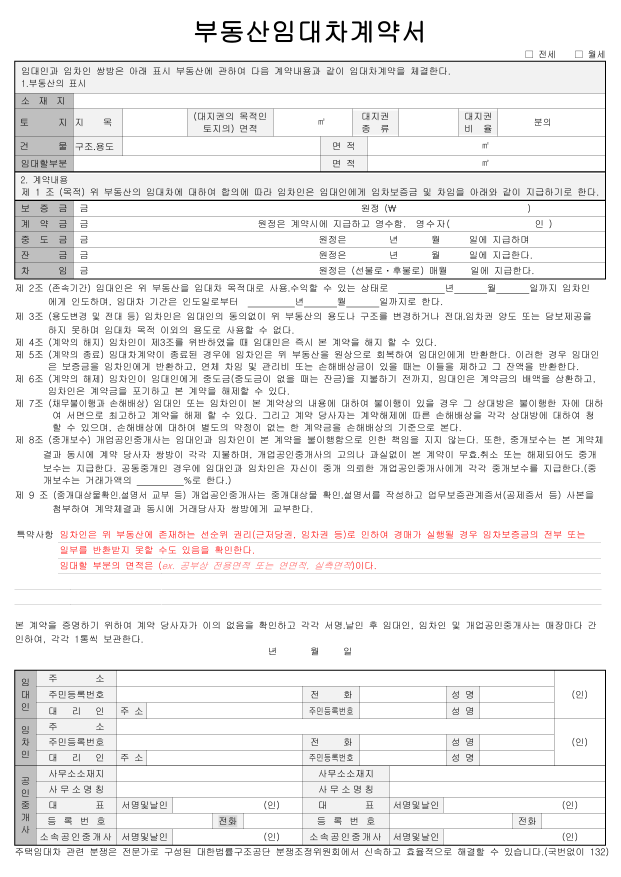
#> input picture gt/template.png, 2481 x 3508 px (shown at 1/4 size)
$ python -i h1_quality.py   (imports and definitions only)   (older library calls are emulated)
#> lines starting #> are read from the running program, lines starting #| are printed output that depends on the picture; pictures that were not available may be replaced by others from this repository, and a replacement may not be noted
### scripts/make_gt_roi.py
"""
실험 B용 Ground Truth ROI 생성

사용법:
    python make_gt_roi.py <image_path> [<image_path> ...]

양식 PDF를 렌더링한 기준 이미지(gt/template.png) 위에 우선 평가 필드의 칸 좌표를
한 번만 정의해 두고, 각 촬영본과 기준 이미지 사이의 호모그래피(SIFT + RANSAC)로
그 칸을 촬영본 좌표로 옮긴다.

- gt/gt_roi.json            : 이미지별 필드 ROI (4점 quad + 외접 bbox, 원본 이미지 좌표)
- gt/check/<stem>_roi.jpg   : ROI를 원본 위에 그린 확인용 이미지 (육안 검수용)

주의: 이 ROI는 "정답 칸"을 옮긴 것이므로 반드시 check 이미지를 눈으로 검수한 뒤
GT로 사용한다. (ROI 자동 검출 알고리즘이 아니라 GT 라벨링 보조 도구)
"""

import sys
import json
from pathlib import Path

import cv2
import numpy as np

ROOT = Path(__file__).resolve().parent.parent
GT_DIR = ROOT / "gt"
CHECK_DIR = GT_DIR / "check"
TEMPLATE_PATH = GT_DIR / "template.png"

# 기준 이미지(gt/template.png, 2481x3508, 300dpi) 위의 필드 칸 좌표 [x1, y1, x2, y2].
# 인쇄된 라벨("소재지", "금", "원정 (₩", "성 명" 등)은 제외하고 손글씨가 들어가는 칸만 잡는다.
TEMPLATE_FIELDS = {
    "address": [294, 372, 2418, 434],        # 소재지
    "deposit_kor": [365, 803, 1440, 865],    # 보증금 - 한글 금액 (금 ~ 원정 사이)
    "deposit_num": [1590, 803, 2110, 865],   # 보증금 - 숫자 금액 (₩ ~ ) 사이)
    "down_payment": [365, 865, 1025, 927],   # 계약금 - 한글 금액 (금 ~ 원정은 사이)
    "lessor_name": [1917, 2744, 2215, 2809], # 임대인 성명
    "lessee_name": [1917, 2938, 2215, 3000], # 임차인 성명
}

# 자동 정합이 실패한 칸은 원본 이미지 좌표로 직접 지정한다 (육안 라벨링).
# sample_7(#7 접힘): 인쇄 글자와 표 선이 종이 위에서 한 줄 가까이 어긋나 인쇄돼 있어서
# SIFT 매칭점이 서로 모순되고, 상단 필드의 호모그래피가 크게 틀어진다.
# 하단 성명 칸은 자동 결과가 정확해서 그대로 쓴다.
MANUAL_OVERRIDES = {
    "sample_7.JPG": {
        # 행이 오른쪽으로 갈수록 올라가 있어서 손글씨가 끝나는 지점까지만 잡는다.
        "address": [[630, 530], [1700, 526], [1700, 585], [630, 590]],
        # 이 장은 인쇄 글자 줄이 칸 안을 지나가므로 손글씨가 있는 부분으로 좁힌다.
        "deposit_kor": [[1330, 878], [1700, 878], [1700, 928], [1330, 928]],
        "deposit_num": [[1850, 850], [2330, 850], [2330, 900], [1850, 900]],
        # 계약금은 미기입. "원정은 계약시에" 인쇄 줄 왼쪽 빈칸을 ROI로 둔다.
        "down_payment": [[674, 904], [1283, 904], [1283, 954], [674, 954]],
    },
}

# 매칭용 축소 배율 (원본 4032px 그대로 SIFT를 돌리면 느리고 메모리를 많이 씀)
MATCH_MAX_SIDE = 1600
# 필드별 로컬 호모그래피에 쓸 매칭점 범위(기준 이미지 px)와 최소 개수
LOCAL_BAND = 300
MIN_LOCAL_POINTS = 40


def _resize(img, max_side):
    scale = max_side / max(img.shape[:2])
    if scale >= 1:
        return img, 1.0
    return cv2.resize(img, None, fx=scale, fy=scale, interpolation=cv2.INTER_AREA), scale


def find_homography(template_gray, photo_gray):
    """template 좌표 -> photo 좌표 호모그래피와 inlier 수를 반환한다."""
    t_small, t_scale = _resize(template_gray, MATCH_MAX_SIDE)
    p_small, p_scale = _resize(photo_gray, MATCH_MAX_SIDE)

    sift = cv2.SIFT_create(nfeatures=8000)
    kp_t, des_t = sift.detectAndCompute(t_small, None)
    kp_p, des_p = sift.detectAndCompute(p_small, None)

    matcher = cv2.FlannBasedMatcher({"algorithm": 1, "trees": 5}, {"checks": 64})
    good = []
    for pair in matcher.knnMatch(des_t, des_p, k=2):
        if len(pair) == 2 and pair[0].distance < 0.75 * pair[1].distance:
            good.append(pair[0])

    src = np.float32([kp_t[m.queryIdx].pt for m in good]) / t_scale
    dst = np.float32([kp_p[m.trainIdx].pt for m in good]) / p_scale
    H, mask = cv2.findHomography(src, dst, cv2.RANSAC, 8.0)
    inl = mask.ravel().astype(bool)
    return H, src[inl], dst[inl], len(good)


# [79 lines left out: functions local_homography, project_fields, draw_check, main, not called in this run]


# [2 lines that do not run on import are left out]

### scripts/h1_quality.py
"""
H1 검증 - "Text bbox는 한국어 자체보다 이미지 품질의 영향을 더 크게 받는다"

양식에 인쇄된 글자(한글 약 1,700자)는 10장 모두 내용이 같다. 이 인쇄 글자의 재현율과 CER을 장별로
비교하면 글자 내용(한국어)을 고정한 채 이미지 품질의 영향만 볼 수 있다. 정답은 양식 PDF의 텍스트
레이어(pdftotext -bbox)에서 가져온다.

사용법:
    # 1) 호모그래피, 품질 지표, 전처리 이미지(CLAHE / 원근 보정) 생성
    python h1_quality.py prepare sample_data_jpg/sample_data_v1/sample_{1..10}.JPG

    # 2) 전처리 이미지 전체 OCR (ocr_baseline.py)
    python ocr_baseline.py results/h1/images/clahe/*.jpg --out-dir results/h1/ocr/clahe --no-vis
    python ocr_baseline.py results/h1/images/rectified/*.jpg --out-dir results/h1/ocr/rectified --no-vis

    # 3) 인쇄 글자 평가 (원본 / CLAHE는 촬영본 좌표, 원근 보정본은 양식 좌표)
    python h1_quality.py printed results original photo
    python h1_quality.py printed results/h1/ocr/clahe clahe photo
    python h1_quality.py printed results/h1/ocr/rectified rectified template

    # 4) 종합 표
    python h1_quality.py report

출력: results/h1/ (quality_metrics.json, printed_<variant>.json, summary.md)
"""

import sys
import json
import re
import subprocess
import html
from pathlib import Path

import cv2
import numpy as np

sys.path.insert(0, str(Path(__file__).resolve().parent))
from make_gt_roi import (  # noqa: E402
    TEMPLATE_PATH, TEMPLATE_FIELDS, find_homography, local_homography,
)
from evaluate_fields import assign_full_ocr, levenshtein  # noqa: E402
from ocr_baseline import DET_LIMIT_SIDE_LEN  # noqa: E402

ROOT = Path(__file__).resolve().parent.parent
H1_DIR = ROOT / "results" / "h1"
FORM_PDF = ROOT / "contractForm" / "**부동산임대차계약서_양식.pdf"
WORDS_PATH = ROOT / "gt" / "template_words.json"
PT_TO_PX = 300 / 72  # gt/template.png 는 300dpi 렌더링

HANGUL = re.compile(r"[가-힣]")
# 인쇄 글자 평가: 위아래 여유를 작게 (인쇄 글자는 줄을 넘지 않음), 박스 통째 배정은 끔
LINE_PAD = 0.15
NO_WHOLE_BOX = 1.01


# ---------------------------------------------------------------- 인쇄 글자 정답

def template_words():
    if WORDS_PATH.exists():
        return json.loads(WORDS_PATH.read_text(encoding="utf-8"))
    out = subprocess.run(
        ["pdftotext", "-f", "1", "-l", "1", "-bbox", str(FORM_PDF), "-"],
        capture_output=True, text=True, check=True,
    ).stdout
    words = []
    for m in re.finditer(
        r'<word xMin="([\d.]+)" yMin="([\d.]+)" xMax="([\d.]+)" yMax="([\d.]+)">(.*?)</word>', out
    ):
        x1, y1, x2, y2 = (float(v) * PT_TO_PX for v in m.groups()[:4])
        words.append({"text": html.unescape(m.group(5)), "bbox": [round(x1), round(y1), round(x2), round(y2)]})
    WORDS_PATH.write_text(json.dumps(words, ensure_ascii=False, indent=1), encoding="utf-8")
    return words


# ---------------------------------------------------------------- 품질 지표

def quality_metrics(photo, H):
    """원근 보정한 문서(양식 좌표계)에서 품질 지표를 잰다. 모든 장이 같은 좌표계라 비교 가능."""
    tw, th = 2481, 3508
    rect = cv2.warpPerspective(photo, np.linalg.inv(H), (tw, th), borderValue=(255, 255, 255))
    gray = cv2.cvtColor(rect, cv2.COLOR_BGR2GRAY)
    inner = gray[100:th - 100, 100:tw - 100]  # 가장자리(보정 경계) 제외

    # 조명 불균일: 글자를 지운 배경 밝기(큰 커널 closing)의 변동계수
    bg = cv2.morphologyEx(inner, cv2.MORPH_CLOSE, cv2.getStructuringElement(cv2.MORPH_RECT, (61, 61)))
    bg = cv2.GaussianBlur(bg, (0, 0), 25)

    # 기하: 양식 중심에서의 국소 배율(=유효 해상도), 상단 변 기울기, 좌우 변 길이 비(원근 왜곡)
    def proj(pts):
        return cv2.perspectiveTransform(np.float32(pts).reshape(-1, 1, 2), H).reshape(-1, 2)

    c = np.array([tw / 2, th / 2])
    p0, px, py = proj([c, c + [1, 0], c + [0, 1]])
    scale = float(np.sqrt(abs(np.cross(px - p0, py - p0))))
    tl, tr, br, bl = proj([[0, 0], [tw, 0], [tw, th], [0, th]])
    tilt = float(np.degrees(np.arctan2(tr[1] - tl[1], tr[0] - tl[0])))
    left, right = np.linalg.norm(bl - tl), np.linalg.norm(br - tr)
    top, bottom = np.linalg.norm(tr - tl), np.linalg.norm(br - bl)

    return rect, {
        "brightness": float(inner.mean()),
        "contrast_p95_p5": float(np.percentile(inner, 95) - np.percentile(inner, 5)),
        "sharpness_lap_var": float(cv2.Laplacian(inner, cv2.CV_64F).var()),
        "illum_nonuniformity_cv": float(bg.std() / bg.mean()),
        "effective_dpi": round(300 * scale, 1),
        "tilt_deg": round(tilt, 2),
        "keystone_ratio": round(float(max(left / right, right / left, top / bottom, bottom / top)), 3),
    }


def clahe(photo):
    lab = cv2.cvtColor(photo, cv2.COLOR_BGR2LAB)
    lab[:, :, 0] = cv2.createCLAHE(clipLimit=2.0, tileGridSize=(16, 16)).apply(lab[:, :, 0])
    return cv2.cvtColor(lab, cv2.COLOR_LAB2BGR)


def cmd_prepare(paths):
#> called with paths = '../sample.jpg'
    template_words()
#> (the call stopped at in template_words, `out = subprocess.run( ["pdftotext", "-f", "1", "-l", "1", "-bbox", str..`: subprocess is not available in this run)
    template_gray = cv2.imread(str(TEMPLATE_PATH), cv2.IMREAD_GRAYSCALE)
#> template_gray: shape (3508, 2481); min 0, max 255, mean 238.6
    for sub in ["images/clahe", "images/rectified", "homography"]:
        (H1_DIR / sub).mkdir(parents=True, exist_ok=True)

    metrics_path = H1_DIR / "quality_metrics.json"
    metrics = json.loads(metrics_path.read_text(encoding="utf-8")) if metrics_path.exists() else {}
    rect_roi = {}
    for p in paths:
        path = Path(p).resolve()
        photo = cv2.imread(str(path))  # EXIF 회전 적용. 저장본은 회전이 반영된 픽셀이라 좌표가 그대로 맞음
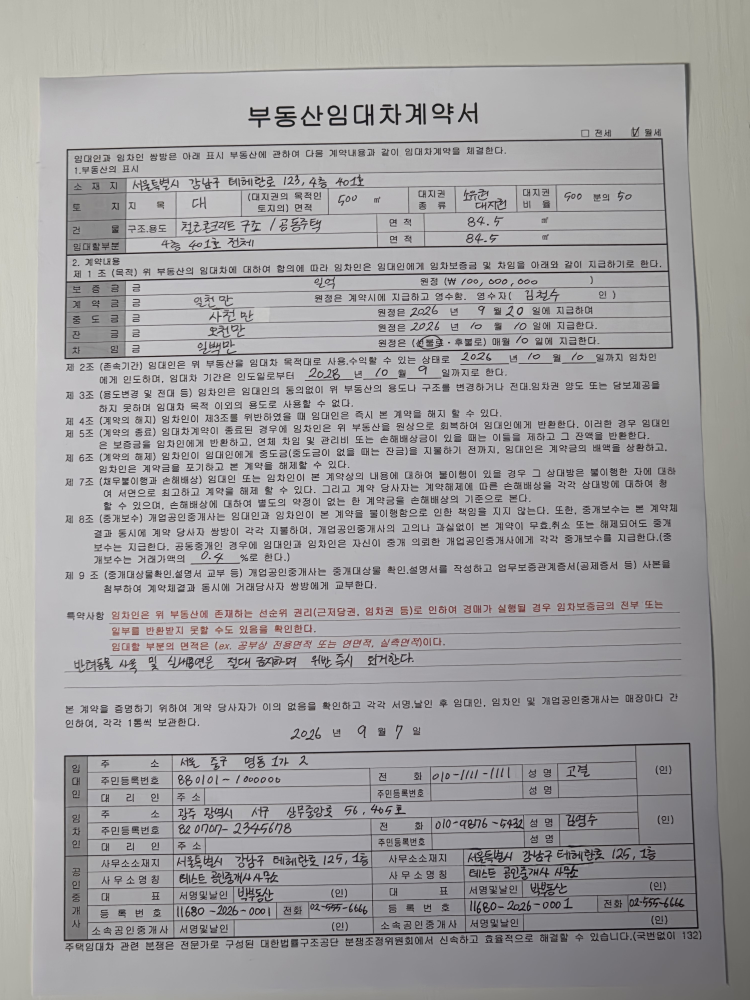
#> input picture sample.jpg, 3000 x 4000 px, given in place of scripts, which was not available (shown at 1/4 size)
#> photo is the input picture: shape (4000, 3000, 3); mean B, G, R 161.1, 160.1, 161.4
        H, src, dst, n_good = find_homography(template_gray, cv2.cvtColor(photo, cv2.COLOR_BGR2GRAY))
#> in find_homography, `t_small, t_scale = _resize(template_gray, MATCH_MAX_SIDE)`:
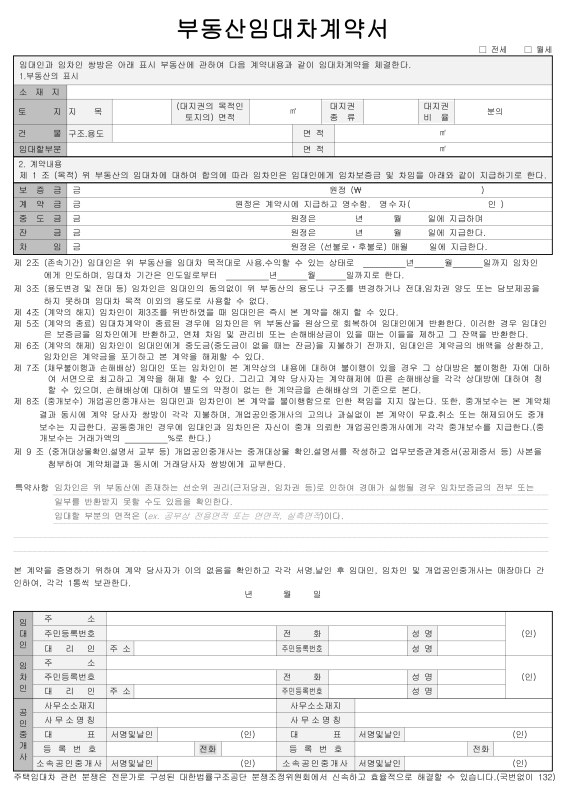
#> t_small: shape (1600, 1132) (shown at 1/2 size); min 0, max 255, mean 238.6
#> in find_homography, `t_small, t_scale = _resize(template_gray, MATCH_MAX_SIDE)`: t_scale = 0.456
#> in find_homography, `p_small, p_scale = _resize(photo_gray, MATCH_MAX_SIDE)`: p_scale = 0.4
#> in find_homography, `kp_t, des_t = sift.detectAndCompute(t_small, None)`: kp_t = 8000 keypoints; strongest (x, y, size): (464, 41, 3.3), (667, 40, 3.2), (483, 75, 3), (667, 75, 3.2)
#> in find_homography, `kp_p, des_p = sift.detectAndCompute(p_small, None)`: kp_p = 8000 keypoints; strongest (x, y, size): (460, 184, 2.7), (595, 169, 3), (453, 184, 2.7), (552, 170, 3.2)
#> after the loop in find_homography, `for pair in matcher.knnMatch(des_t, des_p, k=2):`: good = 1415 matches
#> in find_homography, `src = np.float32([kp_t[m.queryIdx].pt for m in good]) / t_scale`: src = 1415 pairs, first value 59.04 to 2420.4, second value 87.55 to 3415.1
#> in find_homography, `dst = np.float32([kp_p[m.trainIdx].pt for m in good]) / p_scale`: dst = 1415 pairs, first value 260.3 to 2772.9, second value 416.1 to 3791.7
#> in find_homography, `H, mask = cv2.findHomography(src, dst, cv2.RANSAC, 8.0)`: H = [[1.01, -0.0067, 198.8], [-0.0172, 0.938, 360.6], [9.98e-07, -1.85e-05, 1]]; mask = 1415 values, max 1 at index 0, min 0 at index 1, mean 0.572
#> src = 809 pairs, first value 59.09 to 2420.4, second value 87.55 to 3414.1; dst = 809 pairs, first value 260.3 to 2772.9, second value 416.1 to 3791.7; n_good = 1415
        reproj = np.linalg.norm(cv2.perspectiveTransform(src.reshape(-1, 1, 2), H).reshape(-1, 2) - dst, axis=1)
#> reproj = 809 values, max 7.8 at index 425, min 0.0948 at index 676, mean 3.72
        np.savez(H1_DIR / "homography" / f"{path.stem}.npz", H=H, src=src, dst=dst)

        rect, m = quality_metrics(photo, H)
#> in quality_metrics, `rect = cv2.warpPerspective(photo, np.linalg.inv(H), (tw, th), borderVa..`:
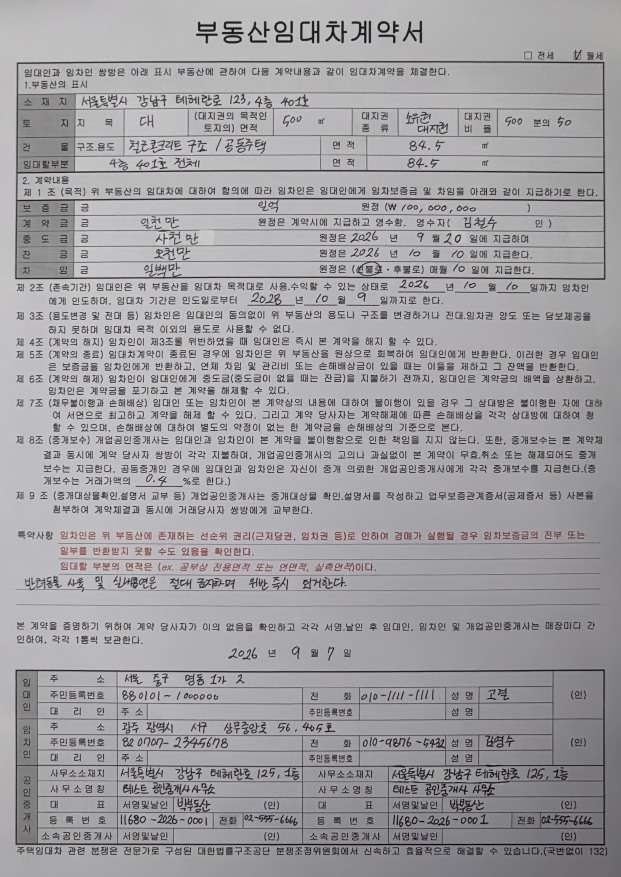
#> rect: shape (3508, 2481, 3) (shown at 1/4 size); mean B, G, R 161.1, 158.1, 159.7
#> in quality_metrics, `inner = gray[100:th - 100, 100:tw - 100]`:
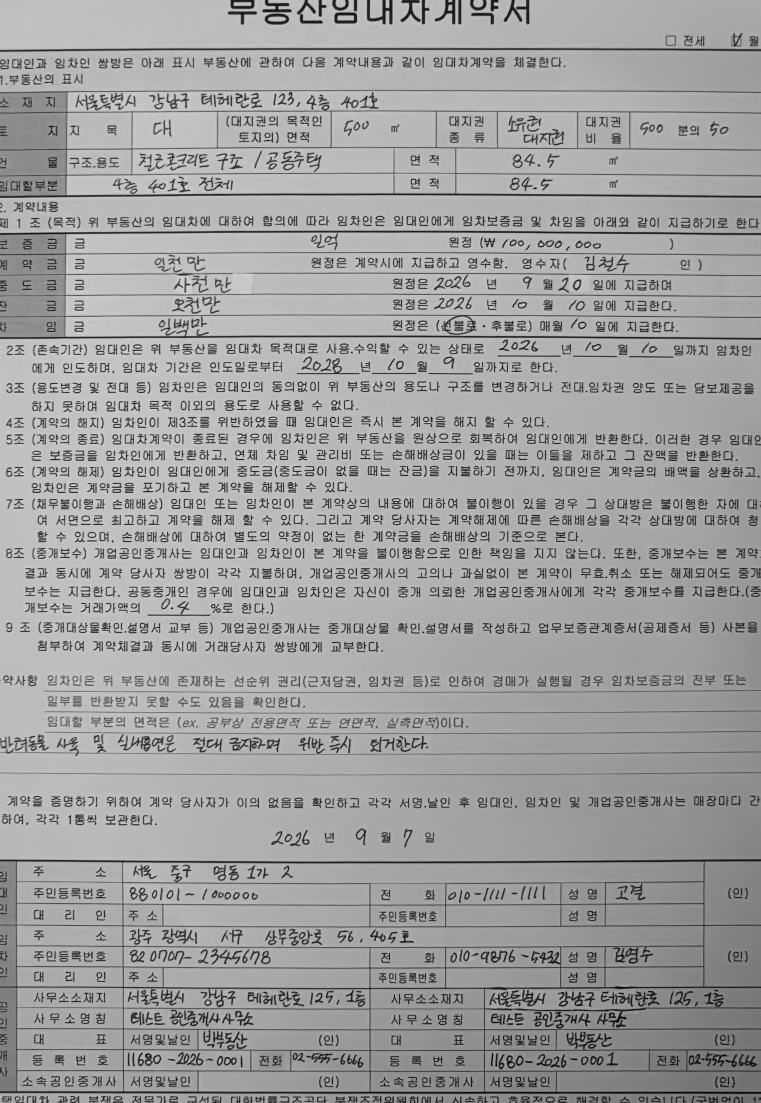
#> inner: shape (3308, 2281) (shown at 1/3 size); min 0, max 218, mean 158.9
#> in quality_metrics, `bg = cv2.morphologyEx(inner, cv2.MORPH_CLOSE, cv2.getStructuringElemen..`:
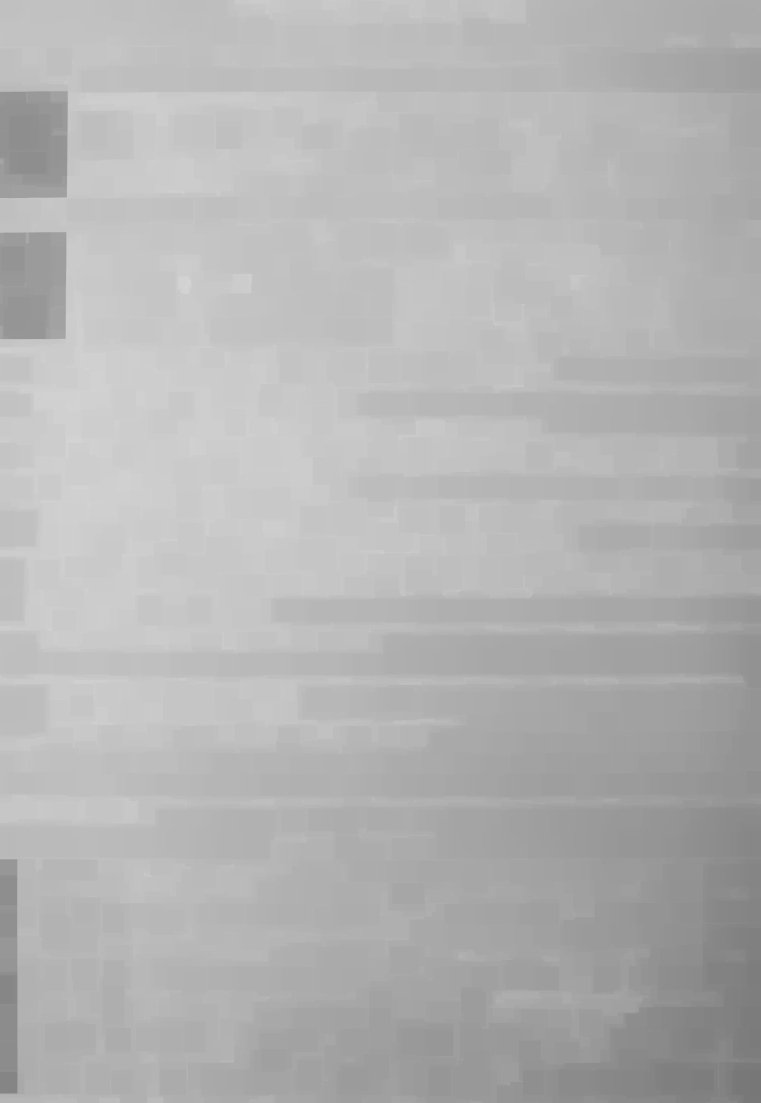
#> bg: shape (3308, 2281) (shown at 1/3 size); min 119, max 218, mean 180
#> m = {'brightness': 158.9, 'contrast_p95_p5': 136, 'sharpness_lap_var': 448.7, 'illum_nonuniformity_cv': 0.0961, 'effective_dpi': 307.7, 'tilt_deg': -0.99, 'keystone_ratio': 1.07}
        m["homography_inliers"] = int(len(src))
        m["reproj_err_median_px"] = round(float(np.median(reproj)), 2)
        metrics[path.name] = m

        stem = path.stem
        cv2.imwrite(str(H1_DIR / "images" / "clahe" / f"{stem}.jpg"), clahe(photo), [cv2.IMWRITE_JPEG_QUALITY, 95])
#> in clahe, `lab = cv2.cvtColor(photo, cv2.COLOR_BGR2LAB)`: lab: shape (4000, 3000, 3); mean of channels 0, 1, 2 167.6, 128.6, 127.7
#> in clahe, `lab[:, :, 0] = cv2.createCLAHE(clipLimit=2.0, tileGridSize=(16, 16)).a..`: lab: shape (4000, 3000, 3); mean of channels 0, 1, 2 168.5, 128.6, 127.7
        cv2.imwrite(str(H1_DIR / "images" / "rectified" / f"{stem}.jpg"), rect, [cv2.IMWRITE_JPEG_QUALITY, 95])
        # 원근 보정본의 필드 ROI = 양식 좌표 그대로
        rect_roi[path.name] = {  # gt_fields.json 과 같은 키 (OCR json은 stem 으로 찾음)
            "fields": {k: {"bbox": v} for k, v in TEMPLATE_FIELDS.items()},
        }
        print(f"[ok] {path.name}: " + ", ".join(f"{k}={v}" for k, v in m.items()))
#> (printed output is left out)

    metrics_path.write_text(json.dumps(metrics, ensure_ascii=False, indent=2), encoding="utf-8")
    (H1_DIR / "gt_roi_rectified.json").write_text(json.dumps(rect_roi, ensure_ascii=False, indent=2), encoding="utf-8")


# ---------------------------------------------------------------- 인쇄 글자 평가

# [21 lines left out: function template_lines, not called in this run]


def hangul_only(t):
    # 문장부호 변형(ㆍ/·, ․/.)과 빈칸에 손으로 쓴 숫자는 비교에서 뺀다 -> 인쇄된 한국어만 본다
    return "".join(HANGUL.findall(t))


# [188 lines left out: functions lcs_len, bigram_recall, cmd_printed, spearman, cmd_report, main, not called in this run]


# [2 lines not run here, left out]

#> (the run stopped early here; a loop or call above may not have finished)
